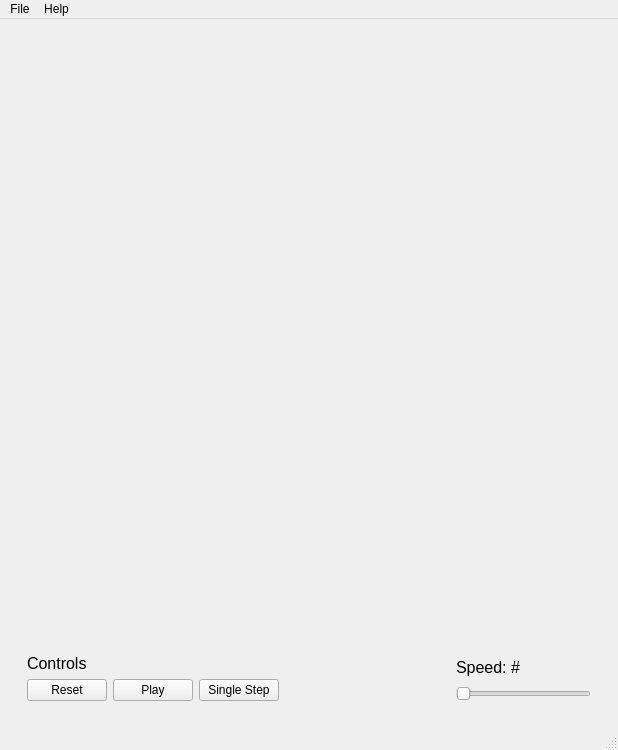
<?xml version="1.0" encoding="UTF-8"?>
<ui version="4.0">
 <class>GameOfLife</class>
 <widget class="QMainWindow" name="GameOfLife">
  <property name="geometry">
   <rect>
    <x>0</x>
    <y>0</y>
    <width>618</width>
    <height>750</height>
   </rect>
  </property>
  <property name="windowTitle">
   <string>Conoway's Game of Life</string>
  </property>
  <widget class="QWidget" name="centralwidget">
   <layout class="QVBoxLayout" name="verticalLayout">
    <item>
     <widget class="QFrame" name="frame">
      <property name="enabled">
       <bool>true</bool>
      </property>
      <property name="sizePolicy">
       <sizepolicy hsizetype="Preferred" vsizetype="Preferred">
        <horstretch>0</horstretch>
        <verstretch>8</verstretch>
       </sizepolicy>
      </property>
      <layout class="QGridLayout" name="boardLayout"/>
     </widget>
    </item>
    <item>
     <widget class="QWidget" name="buttonWidget" native="true">
      <property name="sizePolicy">
       <sizepolicy hsizetype="Preferred" vsizetype="Preferred">
        <horstretch>0</horstretch>
        <verstretch>1</verstretch>
       </sizepolicy>
      </property>
      <layout class="QGridLayout" name="gridLayout">
       <item row="0" column="0">
        <widget class="QWidget" name="widget" native="true">
         <layout class="QGridLayout" name="gridLayout_2">
          <item row="0" column="0">
           <widget class="QLabel" name="label">
            <property name="font">
             <font>
              <pointsize>12</pointsize>
             </font>
            </property>
            <property name="text">
             <string>Controls</string>
            </property>
           </widget>
          </item>
          <item row="1" column="0">
           <widget class="QPushButton" name="reset">
            <property name="text">
             <string>Reset</string>
            </property>
           </widget>
          </item>
          <item row="1" column="1">
           <widget class="QPushButton" name="play">
            <property name="text">
             <string>Play</string>
            </property>
           </widget>
          </item>
          <item row="1" column="2">
           <widget class="QPushButton" name="singleStep">
            <property name="text">
             <string>Single Step</string>
            </property>
           </widget>
          </item>
         </layout>
        </widget>
       </item>
       <item row="0" column="2">
        <widget class="QWidget" name="widget_2" native="true">
         <property name="sizePolicy">
          <sizepolicy hsizetype="Preferred" vsizetype="Preferred">
           <horstretch>0</horstretch>
           <verstretch>0</verstretch>
          </sizepolicy>
         </property>
         <layout class="QVBoxLayout" name="verticalLayout_2">
          <item>
           <widget class="QLabel" name="speedLabel">
            <property name="font">
             <font>
              <pointsize>12</pointsize>
             </font>
            </property>
            <property name="text">
             <string>Speed: #</string>
            </property>
           </widget>
          </item>
          <item>
           <widget class="QSlider" name="sliderSpeed">
            <property name="orientation">
             <enum>Qt::Horizontal</enum>
            </property>
           </widget>
          </item>
         </layout>
        </widget>
       </item>
       <item row="0" column="1">
        <spacer name="horizontalSpacer">
         <property name="orientation">
          <enum>Qt::Horizontal</enum>
         </property>
         <property name="sizeHint" stdset="0">
          <size>
           <width>30</width>
           <height>20</height>
          </size>
         </property>
        </spacer>
       </item>
      </layout>
     </widget>
    </item>
   </layout>
  </widget>
  <widget class="QMenuBar" name="menubar">
   <property name="geometry">
    <rect>
     <x>0</x>
     <y>0</y>
     <width>618</width>
     <height>20</height>
    </rect>
   </property>
   <widget class="QMenu" name="menuFile">
    <property name="title">
     <string>File</string>
    </property>
    <addaction name="actionLoad"/>
    <addaction name="actionSave"/>
    <addaction name="actionQuit"/>
   </widget>
   <widget class="QMenu" name="menuHelp">
    <property name="title">
     <string>Help</string>
    </property>
    <addaction name="actionRules"/>
    <addaction name="actionAbout"/>
   </widget>
   <addaction name="menuFile"/>
   <addaction name="menuHelp"/>
  </widget>
  <widget class="QStatusBar" name="statusbar"/>
  <action name="actionLoad">
   <property name="text">
    <string>Load</string>
   </property>
  </action>
  <action name="actionSave">
   <property name="text">
    <string>Save</string>
   </property>
  </action>
  <action name="actionQuit">
   <property name="text">
    <string>Quit</string>
   </property>
  </action>
  <action name="actionRules">
   <property name="text">
    <string>Rules</string>
   </property>
  </action>
  <action name="actionAbout">
   <property name="text">
    <string>About</string>
   </property>
  </action>
 </widget>
 <resources/>
 <connections/>
</ui>
